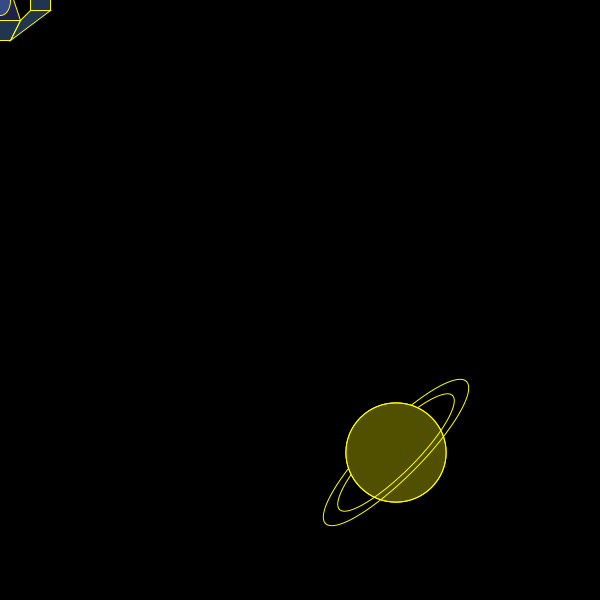
Frame 1 (no input)
Frame 60 (the mouse pressed at the canvas centre just before this capture): identical to frame 1, image omitted
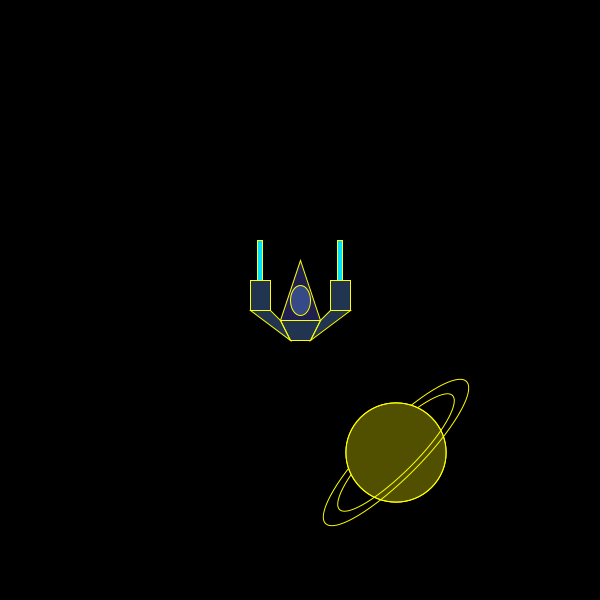
Frame 120 (the mouse held since frame 60 and released just before this capture)

The Processing sketch that drew these frames (run headless with seeded random() and noise(); from frame 60 on, the mouse is pressed at the canvas centre):

// Processing sketch: Q2
// ── Q2.pde
void setup() {
  size(600,600);
  rectMode(CENTER);
  noCursor();
}

void draw(){
  pushMatrix();
  background(0);
  stroke(255);
  fill(255,70);
  rotate(PI/4);
  
  //Planet Rings
  stroke(255,255,0);
  noFill();
  arc(600, 40, 50, 200, PI/2, 3 * PI/2);
  arc(600,40,40, 160, PI/2, 3 * PI/2);
  fill(0);
  ellipse(600,40,100,100);
  fill(255,255,0,80);
  ellipse(600,40,100,100);
  noFill();
  arc(600,40,50,200, -PI/2, PI/2);
  arc(600,40,40,160,-PI/2,PI/2);
  
  popMatrix();
  translate(mouseX,mouseY);    //Center of my spaceship is (250,240)
  
  //Center
  fill(100,100,255,80);
  triangle(0,-40,-20,20,20,20);      //triangle(250,200,230,260,270,260);
  fill(105,170,255,80);
  ellipse(0,0,20,30);                //ellipse(250,240,20,30);
  
  //Ship body
  quad(-20,20,20,20,10,40,-10,40);   //quad(230,260,270,260,260,280,240,280);
  rect(-40,-5,20,30);                //rect(210,235,20,30);
  rect(40, -5,20,30);                //rect(290,235,20,30);
  quad(20,20,10,40,50,10,30,10);     //quad(270,260,260,280,300,250,280,250);
  quad(-20,20,-10,40,-50,10,-30,10); //quad(230,260,240,280,200,250,220,250);
  
  //Guns
  fill(0,225,255);
  rect(-40,-40,5,40);                //rect(210,200,5,40);
  rect(40,-40,5,40);                 //rect(290,200,5,40);
  
}
